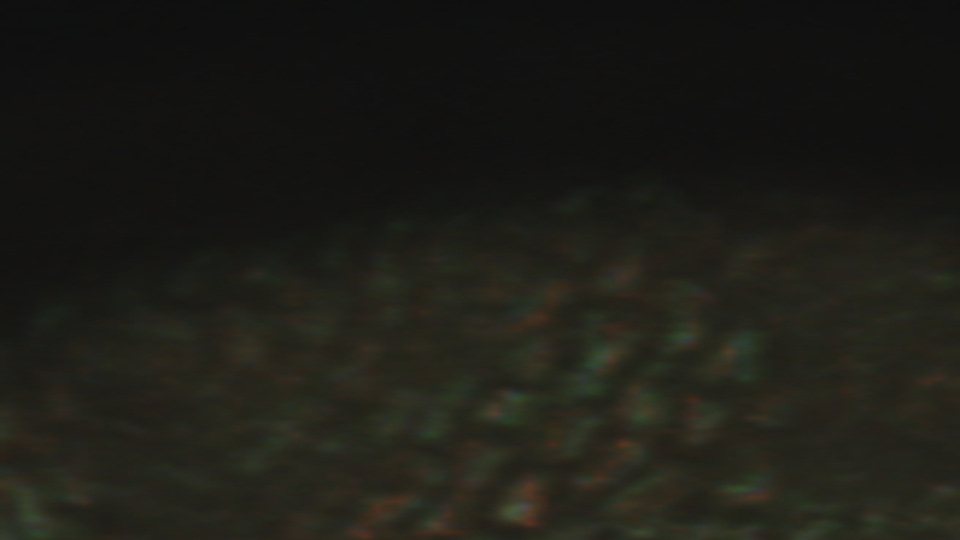
#> input picture Archiv/ImageProcessing/configs/1606282529/0.tif, 1920 x 1080 px, found by its file name (shown at 1/2 size); its folder holds only this picture in this run
$ python imagePrepared.py
#> lines starting #> are read from the running program, lines starting #| are printed output that depends on the picture
from PIL import Image
import os
import time

def zuschneiden(path="./configs/",rootPath="../Mikroskop/images/configs/"):
#> called with path = './configs/', rootPath = '../Mikroskop/images/configs/'
    for elements in os.listdir(rootPath):
        if os.path.isdir(rootPath+elements):
            t = str(int(time.time()))
            os.mkdir(path + t)
            os.mkdir(path + t + "/data/")
            for element in os.listdir(rootPath+elements):
                img = Image.open(rootPath+elements+"/"+element)
#> img is the input picture: PIL image 1920x1080 RGB; mean R, G, B 29.9, 29.6, 23.7
                width, height = img.size
#> width = 1920; height = 1080
                left = 50 * width / 100
#> left = 960
                top = 40 * height / 100
#> top = 432
                right = 55 * width / 100
#> right = 1056
                bottom = 50 * height / 100
#> bottom = 540
                img = img.crop((left,top,right,bottom)).resize((1920,1080))
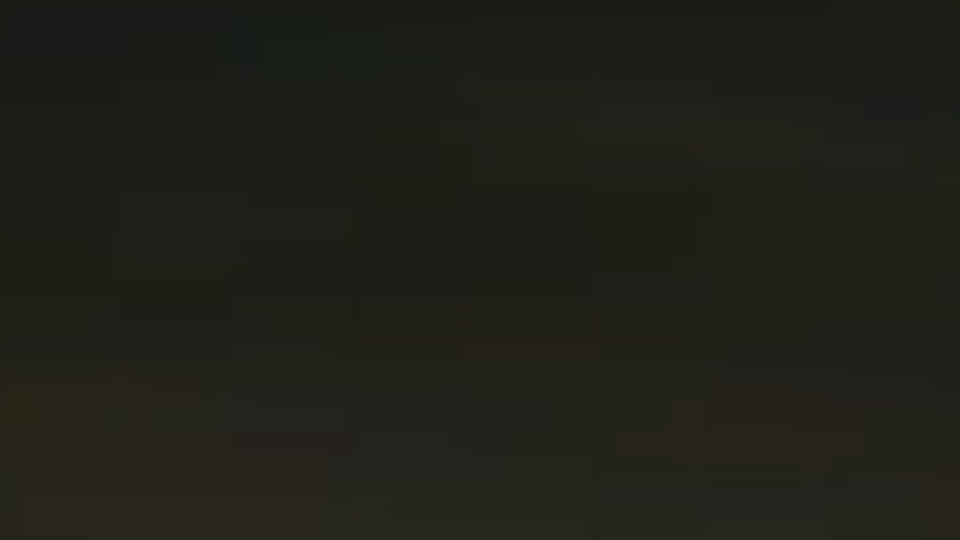
#> img: PIL image 1920x1080 RGB (shown at 1/2 size); mean R, G, B 31.6, 31.8, 25
                img.save(path+"/"+t+"/"+element)
                os.rename(rootPath+elements+"/"+element, path + t + "/data/" + element)
            os.rename("../Mikroskop/config_file.json","./configs/"+t+"/data/config_file.json")

if __name__ == '__main__':
#> (the run stopped early here; a loop or call above may not have finished)
